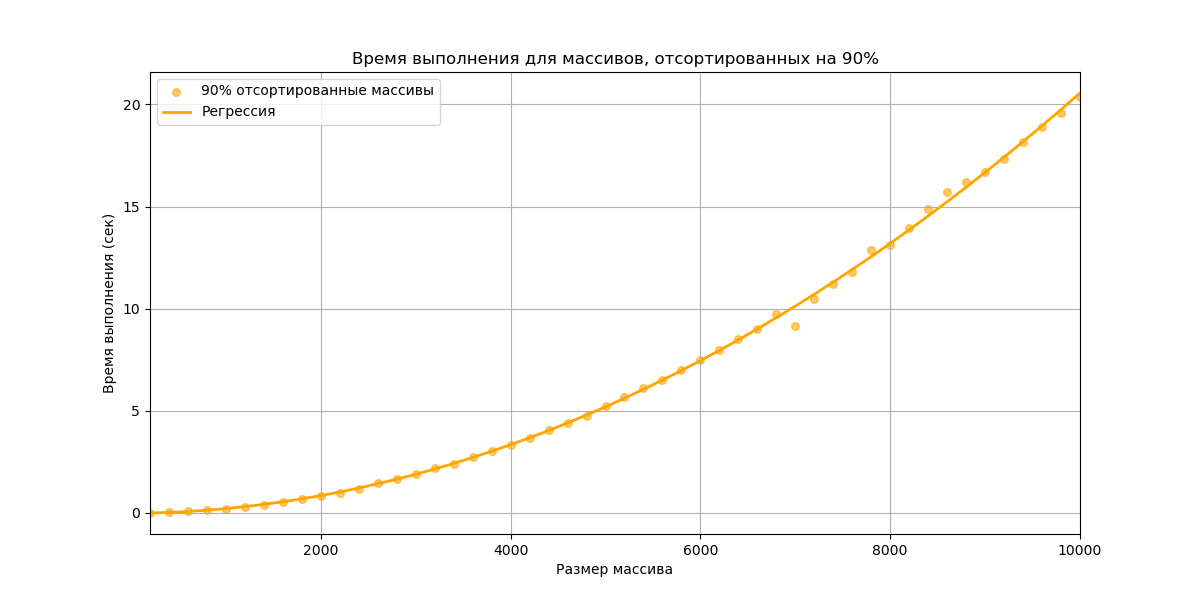

Recreate this plot in Python.
import numpy as np
import matplotlib.pyplot as plt
from sklearn.preprocessing import PolynomialFeatures
from sklearn.linear_model import LinearRegression
import time

def bubble_sort(arr):
    n = len(arr)
    for i in range(n):
        for j in range(0, n - i - 1):
            if arr[j] > arr[j + 1]:
                arr[j], arr[j + 1] = arr[j + 1], arr[j]
    return arr

np.random.seed(42)

sizes = np.arange(200, 10001, 200)
print(sizes[0:10])

times_partial_sorted = []

for size in sizes:
    arr_partial_sorted = np.arange(size)  
    num_to_shuffle = size // 10  
    np.random.shuffle(arr_partial_sorted[-num_to_shuffle:])  
    start_time = time.time()  
    bubble_sort(arr_partial_sorted)  
    end_time = time.time()
    times_partial_sorted.append(end_time - start_time)
    print(size, end_time - start_time)


poly = PolynomialFeatures(degree=2)
N_b_poly_partial_sorted = poly.fit_transform(sizes.reshape(-1, 1))
model_partial_sorted = LinearRegression()
model_partial_sorted.fit(N_b_poly_partial_sorted, times_partial_sorted)
y_predict_partial_sorted = model_partial_sorted.predict(N_b_poly_partial_sorted)

plt.figure(figsize=(12, 6))
plt.scatter(sizes, times_partial_sorted, label='90% отсортированные массивы', color='orange', alpha=0.6, s=30)
plt.plot(sizes, y_predict_partial_sorted, label='Регрессия', color='orange', linewidth=2)
plt.title('Время выполнения для массивов, отсортированных на 90%')
plt.xlabel('Размер массива')
plt.ylabel('Время выполнения (сек)')
plt.xlim(200, 10000)
plt.grid()
plt.legend()
plt.show()
